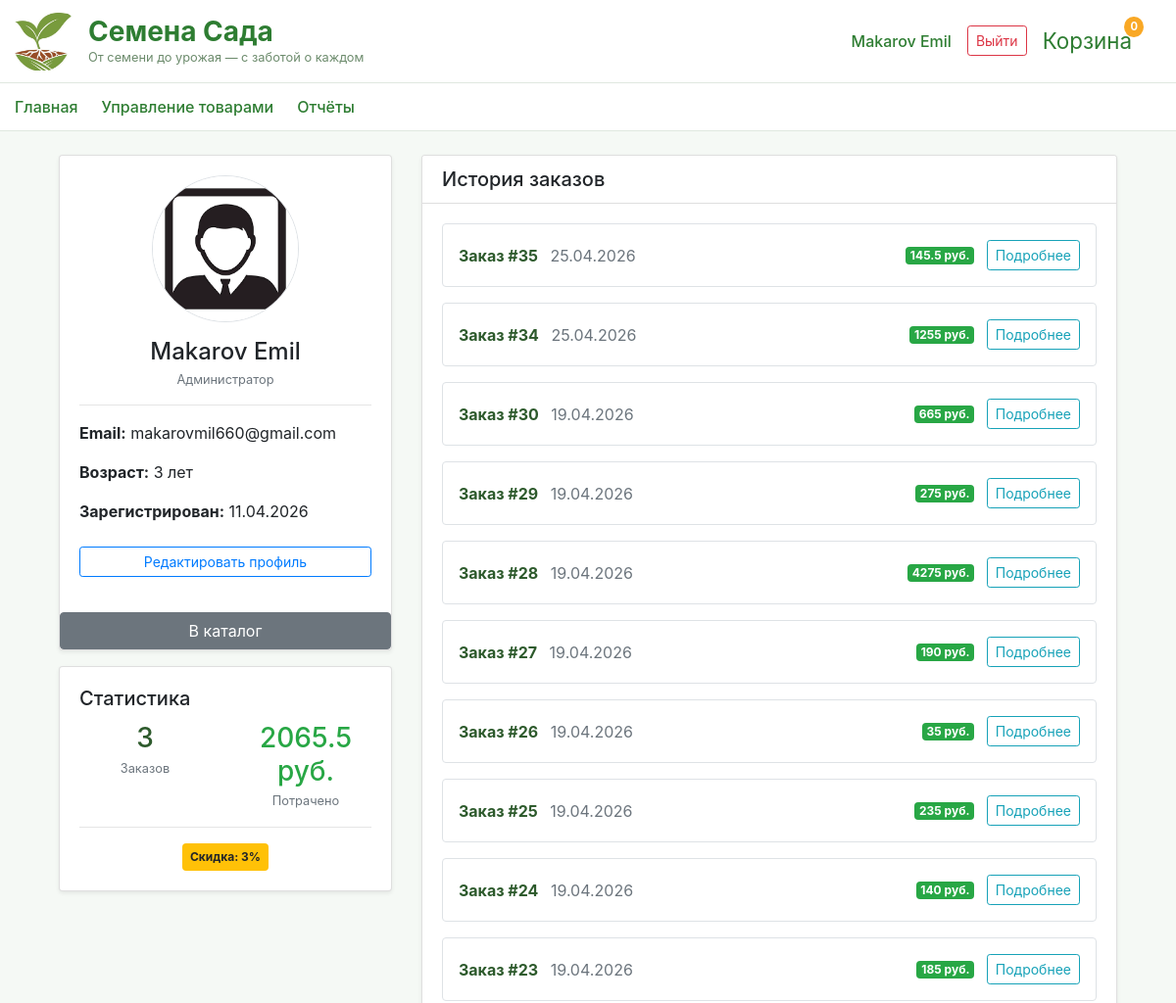
The page /user_profile (signed in, upper part) on the database as committed earlier.
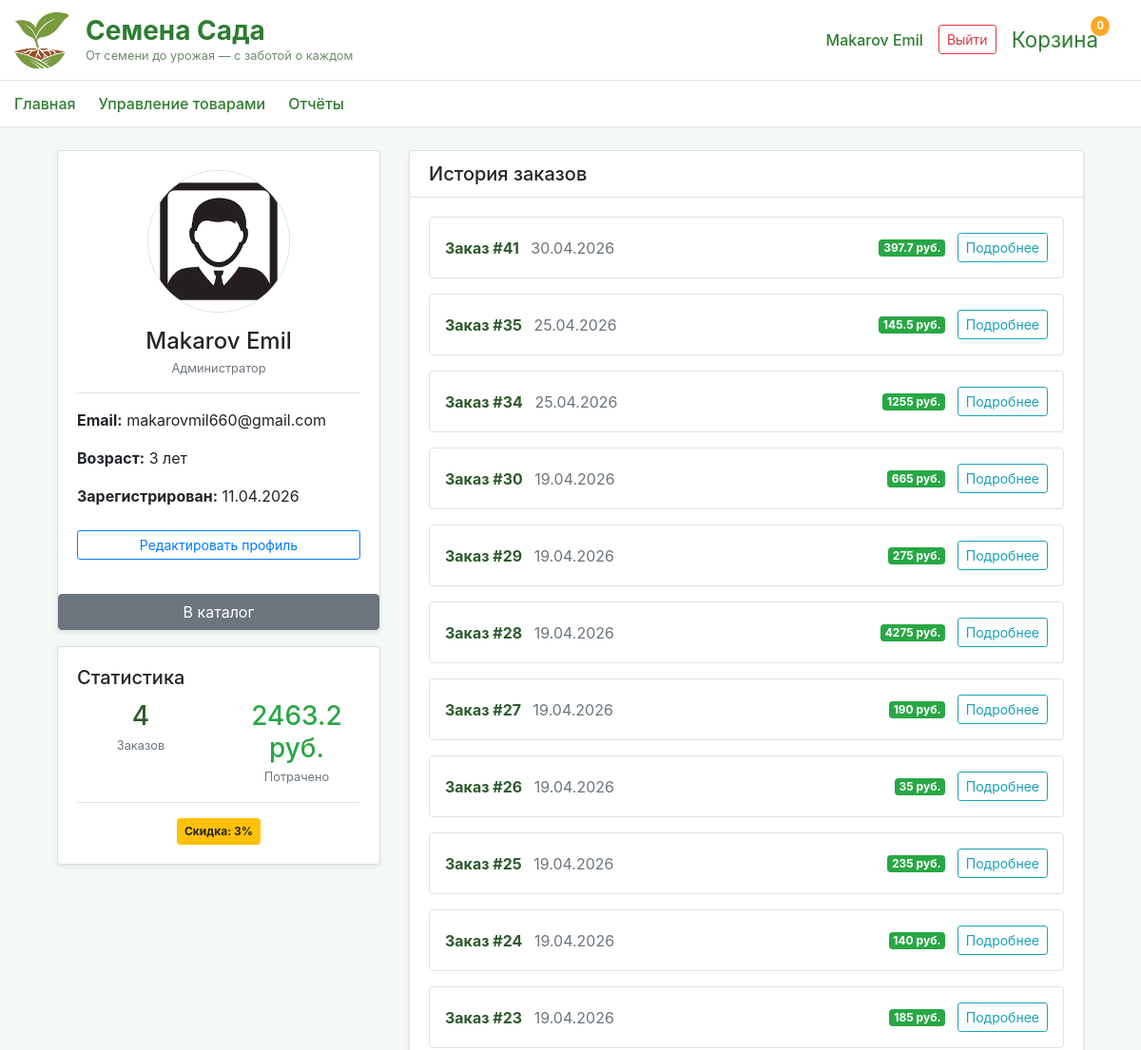
The same page on the database as committed later.
### data/users.py (models this page shows, shortened)
class User(SqlAlchemyBase, UserMixin, SerializerMixin):
    __tablename__ = 'users'
    serialize_only = ('id', 'surname', 'name', 'age', 'email', 'hashed_password', 'image_path',
                      'modified_date', 'is_admin', 'total_orders_count', 'total_spent', 'orders')
    id = sqlalchemy.Column(sqlalchemy.Integer, primary_key=True, autoincrement=True)
    surname = sqlalchemy.Column(sqlalchemy.String)
    name = sqlalchemy.Column(sqlalchemy.String)
    age = sqlalchemy.Column(sqlalchemy.Integer)
    email = sqlalchemy.Column(sqlalchemy.String, unique=True)
    hashed_password = sqlalchemy.Column(sqlalchemy.String)
    image_path = sqlalchemy.Column(sqlalchemy.String)
    modified_date = sqlalchemy.Column(sqlalchemy.DateTime, default=datetime.datetime.now)
    is_admin = sqlalchemy.Column(sqlalchemy.Boolean, default=False)
    total_orders_count = sqlalchemy.Column(sqlalchemy.Integer, default=0)
    total_spent = sqlalchemy.Column(sqlalchemy.Integer, default=0)
    orders = orm.relationship("Order", back_populates='user')

### data/orders.py (models this page shows)
class Order(SqlAlchemyBase, SerializerMixin):
    __tablename__ = 'orders'
    id = sqlalchemy.Column(sqlalchemy.Integer, primary_key=True, autoincrement=True)
    user_id = sqlalchemy.Column(sqlalchemy.Integer, sqlalchemy.ForeignKey('users.id'))
    order_date = sqlalchemy.Column(sqlalchemy.DateTime, default=datetime.datetime.now)
    total_amount = sqlalchemy.Column(sqlalchemy.Integer)
    discount_percent = sqlalchemy.Column(sqlalchemy.Integer)
    user = orm.relationship("User")
    items = orm.relationship("OrderItem", back_populates='order')

### main.py (the view)
@app.route('/user_profile')
@login_required
def user_profile():
    return show_user_profile(current_user.id)

### data/db_session.py (called while the page is built)
def create_session() -> Session:
    global __factory
    return __factory()

### main.py (called while the page is built)
@login_manager.user_loader
def load_user(user_id):
    db_sess = create_session()
    return db_sess.get(User, user_id)

@app.context_processor
def cart_count():
    cart = session.get('cart', {})
    count = sum(cart.values())
    return dict(cart_count=count)

def show_user_profile(user_id):
    with create_session() as db_sess:
        user = db_sess.get(User, user_id)
        orders = db_sess.query(Order) \
            .options(joinedload(Order.items).joinedload(OrderItem.product)) \
            .filter(Order.user_id == user.id) \
            .order_by(Order.order_date.desc()) \
            .all()
    return render_template('user_profile.html',
                           title='Профиль пользователя',
                           user=user,
                           orders=orders)

### templates/user_profile.html (shortened to what this page needs)
{% extends "base.html" %} {% block content %}
<div class="container mt-4">
  <div class="row">
    <div class="col-md-4 mb-4">
      <div class="card text-center shadow-sm">
        <div class="card-body">
          <img
            src="/{{ user.image_path }}"
            class="rounded-circle img-fluid mb-3 border"
            style="width: 150px; height: 150px; object-fit: cover"
            alt="Аватарка"
          />
          <h4 class="mb-1">{{ user.surname }} {{ user.name }}</h4>
          {% if user.is_admin %}
          <p class="text-muted small">Администратор</p>
          {% else %}
          <p class="text-muted small">Пользователь</p>
          {% endif %}
          <hr />
          <div class="text-left">
            <p><strong>Email:</strong> {{ user.email }}</p>
            <p><strong>Возраст:</strong> {{ user.age }} лет</p>
            <p>
              <strong>Зарегистрирован:</strong> {{
              user.modified_date.strftime('%d.%m.%Y') }}
            </p>
          </div>
          {% if current_user.id == user.id %}
          <a
            href="/edit_profile?next={{ request.url | urlencode }}"
            class="btn btn-outline-primary btn-sm mt-2 w-100"
          >
            Редактировать профиль
          </a>
          {% endif %}
        </div>
        {% if request.args.get('next') %}
        <a href="{{ request.args.get('next') }}" class="btn btn-secondary mt-3">
          ← Назад
        </a>
        {% else %}
        <a href="/catalog" class="btn btn-secondary mt-3">В каталог </a>
        {% endif %}
      </div>
      <div class="card mt-3 shadow-sm">
        <div class="card-body">
          <h5 class="card-title">Статистика</h5>
          <div class="row text-center">
            <div class="col-6">
              <h3 class="text-primary mb-0">{{ user.total_orders_count }}</h3>
              <small class="text-muted">Заказов</small>
            </div>
            <div class="col-6">
              <h3 class="text-success mb-0">{{ user.total_spent }} руб.</h3>
              <small class="text-muted">Потрачено</small>
            </div>
          </div>
          <hr />
          <div class="text-center">
            <span class="badge badge-warning p-2">
              Скидка: {% if user.total_spent > 10000 %}10% {% elif
              user.total_spent > 3000 %}5% {% elif user.total_spent > 1000 %}3%
              {% else %}0%{% endif %}
            </span>
          </div>
        </div>
      </div>
    </div>
    <div class="col-md-8">
      <div class="card shadow-sm">
        <div class="card-header bg-white">
          <h5 class="mb-0">История заказов</h5>
        </div>
        <div class="card-body">
          {% if orders %} {% for order in orders %}
          <div class="border rounded p-3 mb-3">
            <div class="d-flex justify-content-between align-items-center">
              <div>
                <strong class="text-primary">Заказ #{{ order.id }}</strong>
                <span class="text-muted ml-2"
                  >{{ order.order_date.strftime('%d.%m.%Y') }}</span
                >
              </div>
              <div>
                <span class="badge badge-success mr-2"
                  >{{ order.total_amount }} руб.</span
                >
                <a
                  href="/order/{{ order.id }}?next={{ request.url | urlencode }}"
                  class="btn btn-sm btn-outline-info"
                >
                  Подробнее
                </a>
              </div>
            </div>
          </div>
          {% endfor %} {% else %}
          <div class="text-center py-5">
            <p class="text-muted mb-3">У вас пока нет заказов</p>
            <a href="/catalog" class="btn btn-primary">Перейти в каталог</a>
          </div>
          {% endif %}
        </div>
      </div>
    </div>
  </div>
</div>
{% endblock %}

### templates/base.html (shortened to what this page needs)
<!doctype html>
<html lang="ru">
  <head>
    <link
      rel="stylesheet"
      href="https://stackpath.bootstrapcdn.com/bootstrap/4.4.1/css/bootstrap.min.css"
    />
    <link
      rel="stylesheet"
      href="{{ url_for('static', filename='css/style.css') }}"
    />
  </head>
  <body>
    <div class="navbar-main">
      <div class="container-fluid">
        <div class="row w-100 align-items-center">
          <div class="col-md-6 d-flex align-items-center">
            <img
              src="{{ url_for('static', filename='image/logo/logo.jpg') }}"
              alt="Логотип"
              class="logo-img"
            />
            <div>
              <div class="brand-title">Семена Сада</div>
              <div class="brand-slogan">
                От семени до урожая — с заботой о каждом
              </div>
            </div>
          </div>
          <div class="col-md-6 d-flex justify-content-end align-items-center">
            {% if current_user.is_authenticated %}
            <a href="/user_profile" class="user-name">
              {{ current_user.surname }} {{ current_user.name }}
            </a>
            <a href="/logout" class="btn btn-sm btn-outline-danger">Выйти</a>
            {% else %}
            <a href="/register" class="btn btn-sm btn-outline-green"
              >Регистрация</a
            >
            <a href="/login" class="btn btn-sm btn-success ml-2">Войти</a>
            {% endif %}
            <a href="/cart" class="cart-icon">
              Корзина
              <span class="cart-count">{{ cart_count|default(0) }}</span>
            </a>
          </div>
        </div>
      </div>
    </div>
    <div class="nav-links">
      <div class="container-fluid">
        <div
          class="d-flex justify-content-between align-items-center flex-wrap"
        >
          <div class="d-flex flex-wrap">
            <a href="/" class="nav-link">Главная</a>
            {% if current_user.is_authenticated and current_user.is_admin %}
            <a href="/catalog" class="nav-link">Управление товарами</a>
            {% else %}
            <a href="/catalog" class="nav-link">Каталог</a>
            {% endif %} {% if current_user.is_authenticated and
            current_user.is_admin %}
            <a href="/admin/reports" class="nav-link">Отчёты</a>
            {% endif %}
          </div>
        </div>
      </div>
    </div>
    <main role="main" class="container mt-4">
      {% block content %}{% endblock %}
    </main>
  </body>
</html>

Rows that differ between the two databases and show on the page:
changed User "Makarov": total_orders_count "3" → "4"; total_spent "2065.5" → "2463.2"
added Order: id "41", order_date "30.04.2026", total_amount "397.7"
